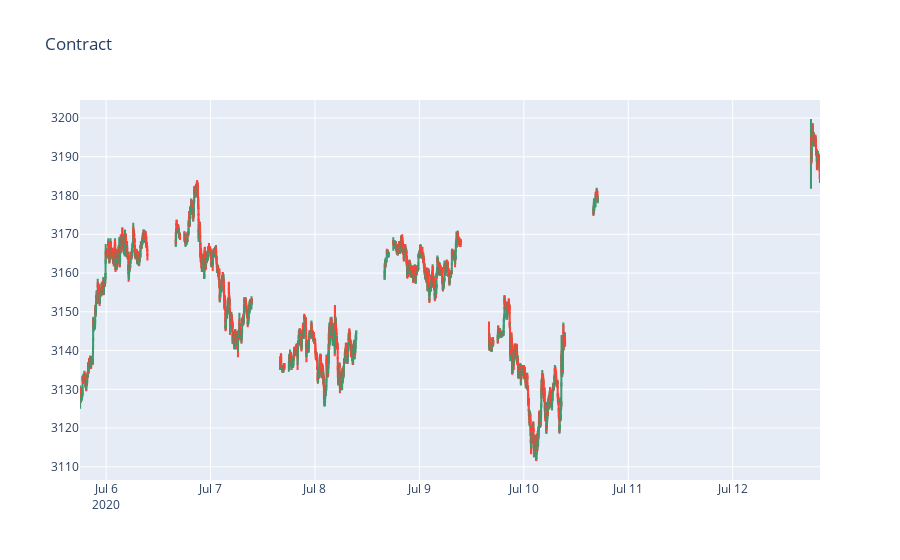

The cell this chart's notebook holds for it:
### Code cell
import plotly.graph_objects as go

fig = go.Figure()

fig.add_trace(
    go.Candlestick(
        x=after_hrs_df.time, open=after_hrs_df.open, high=after_hrs_df.high,
        low=after_hrs_df.low, close=after_hrs_df.close, name='bars',
        text=after_hrs_df.tooltip
    )
)
fig.update_layout(title=f'Contract ', xaxis_rangeslider_visible=False)

### Figure 1 — Plotly figure (JSON) as saved in the notebook; plotly's stock layout.template omitted (floating-point values rounded to 4 significant figures; data arrays with more than 128 entries replaced by an {"elided": "..."} marker saying what was removed)
{"data": [{"close": {"elided": "5000 float values"}, "high": {"elided": "5000 float values"}, "low": {"elided": "5000 float values"}, "name": "bars", "open": {"elided": "5000 float values"}, "text": {"elided": "5000 str values"}, "type": "candlestick", "x": {"elided": "5000 str values"}}], "layout": {"autosize": true, "title": {"text": "Contract "}, "xaxis": {"autorange": true, "range": ["2020-07-05 17:59:30", "2020-07-12 20:04:30"], "rangeslider": {"visible": false, "yaxis": {}}, "type": "date"}, "yaxis": {"autorange": true, "range": [3107.0, 3205.0]}}}
